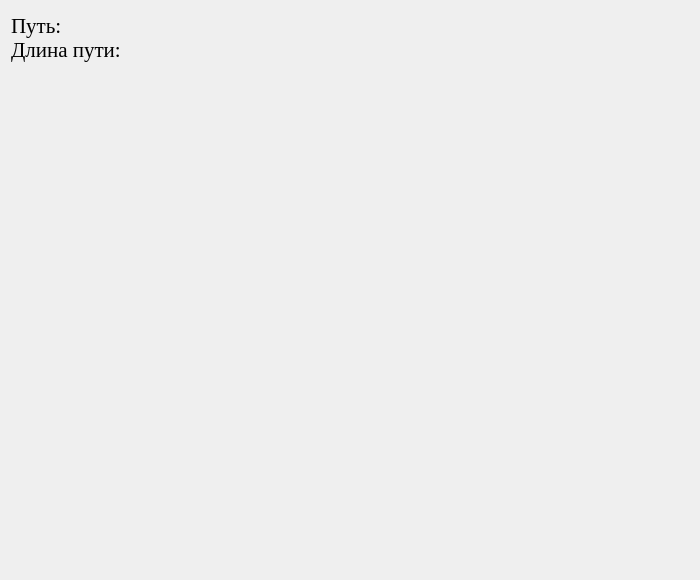
<?xml version="1.0" encoding="UTF-8"?>
<ui version="4.0">
 <class>Graph</class>
 <widget class="QDialog" name="Graph">
  <property name="geometry">
   <rect>
    <x>0</x>
    <y>0</y>
    <width>700</width>
    <height>580</height>
   </rect>
  </property>
  <property name="windowTitle">
   <string>Dialog</string>
  </property>
  <property name="windowIcon">
   <iconset resource="Res.qrc">
    <normaloff>:/prefix1/pics/4aa534605d1afc465c5bdc5dd80f1ecb.png</normaloff>:/prefix1/pics/4aa534605d1afc465c5bdc5dd80f1ecb.png</iconset>
  </property>
  <layout class="QHBoxLayout" name="horizontalLayout_2">
   <item>
    <layout class="QVBoxLayout" name="verticalLayout_2">
     <item>
      <layout class="QHBoxLayout" name="horizontalLayout">
       <item>
        <widget class="QLabel" name="templateForText">
         <property name="sizePolicy">
          <sizepolicy hsizetype="Fixed" vsizetype="Preferred">
           <horstretch>0</horstretch>
           <verstretch>0</verstretch>
          </sizepolicy>
         </property>
         <property name="font">
          <font>
           <family>Times New Roman</family>
           <pointsize>16</pointsize>
          </font>
         </property>
         <property name="styleSheet">
          <string notr="true">color: rgb(0, 0, 0);
border-color: rgb(0, 0, 0);</string>
         </property>
         <property name="text">
          <string>Путь:
Длина пути:</string>
         </property>
        </widget>
       </item>
       <item>
        <layout class="QVBoxLayout" name="verticalLayout">
         <item>
          <widget class="QLabel" name="path">
           <property name="font">
            <font>
             <family>Times New Roman</family>
             <pointsize>16</pointsize>
            </font>
           </property>
           <property name="styleSheet">
            <string notr="true">color: rgb(0, 0, 0);</string>
           </property>
           <property name="text">
            <string/>
           </property>
          </widget>
         </item>
         <item>
          <widget class="QLabel" name="len">
           <property name="font">
            <font>
             <family>Times New Roman</family>
             <pointsize>16</pointsize>
            </font>
           </property>
           <property name="styleSheet">
            <string notr="true">color: rgb(0, 0, 0);</string>
           </property>
           <property name="text">
            <string/>
           </property>
          </widget>
         </item>
        </layout>
       </item>
      </layout>
     </item>
     <item>
      <widget class="QGraphicsView" name="graphicsView">
       <property name="styleSheet">
        <string notr="true">background-color: transparent</string>
       </property>
      </widget>
     </item>
    </layout>
   </item>
  </layout>
 </widget>
 <resources>
  <include location="Res.qrc"/>
 </resources>
 <connections/>
</ui>
